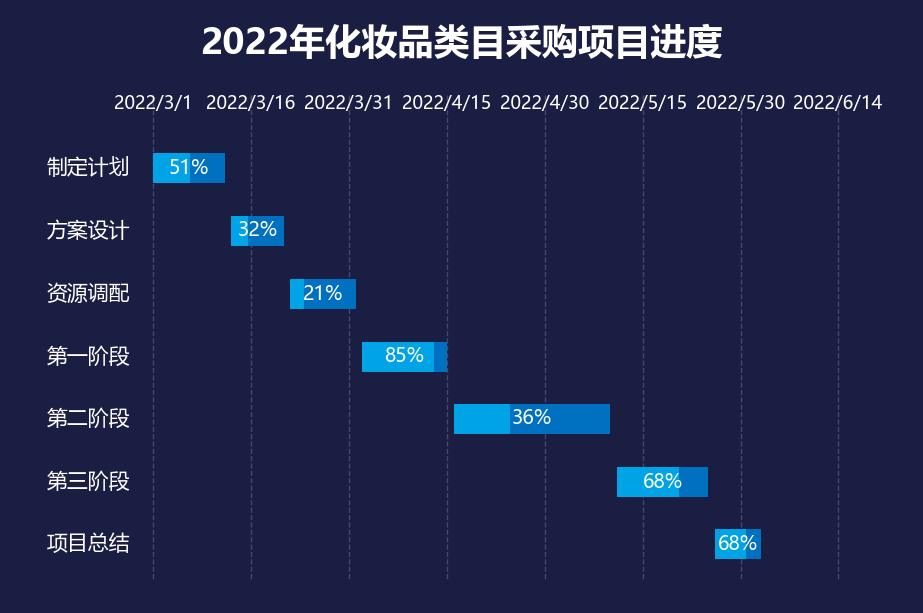

Generate this figure with Python:
# -*- coding: utf-8 -*-
from pathlib import Path
import openpyxl
# 向上查找原始教材目录；只读，不修改 Excel。图形和标签共用同一组单元格值。
HERE = Path(__file__).resolve().parent
SOURCE = next((p for base in HERE.parents for p in base.glob('《*/第二章 图表(前15).xlsx')), None)
if SOURCE is None:
    raise FileNotFoundError('请把本文件夹放在教材 Excel 所在项目目录下。缺少 第二章 图表(前15).xlsx')
wb = openpyxl.load_workbook(SOURCE, data_only=True, read_only=True)
ws = wb['10 甘特图']
def col(letter, start, end):
    values = [ws[f'{letter}{r}'].value for r in range(start, end+1)]
    if any(v is None for v in values):
        raise ValueError(f'缺失数据：{ws.title}!{letter}{start}:{letter}{end}')
    return values

# -*- coding: utf-8 -*-
# 第10图「甘特图」复刻
import numpy as np
import matplotlib
matplotlib.use('Agg')
import matplotlib.pyplot as plt
from matplotlib.patches import Rectangle
import os

matplotlib.rcParams['font.sans-serif'] = ['Microsoft YaHei', 'SimHei']
matplotlib.rcParams['axes.unicode_minus'] = False

BG = '#1A1E43'
BRIGHT = '#00A3E6'
DARK = '#0070C0'
GRID = '#454866'
NOTE = '#D9D9D9'

W, H = 923, 613

tasks = col('B',4,10)
start_day = [(v-ws['C4'].value).days for v in col('C',4,10)]
duration = col('D',4,10)
pct = [round(v*100) for v in col('E',4,10)]

PX_PER_DAY = 98.0/15.0
X0 = 153  # 3/1
BAR_H = 30
ROW_CY = [168, 231, 294, 357, 419, 482, 544]

dates_x = [153, 251, 349, 447, 545, 643, 741, 838]
dates = ['2022/3/1', '2022/3/16', '2022/3/31', '2022/4/15',
         '2022/4/30', '2022/5/15', '2022/5/30', '2022/6/14']

fig = plt.figure(figsize=(W/100, H/100), dpi=100)
fig.patch.set_facecolor(BG)
ax = fig.add_axes([0, 0, 1, 1])
ax.set_xlim(0, W)
ax.set_ylim(H, 0)
ax.set_facecolor(BG)
for s in ax.spines.values():
    s.set_visible(False)
ax.set_xticks([])
ax.set_yticks([])

# vertical gridlines
for x in dates_x:
    ax.plot([x, x], [95, 580], color=GRID, linewidth=1, linestyle='--', zorder=1)

# date labels at top
for i, x in enumerate(dates_x):
    ax.text(x, 95, dates[i], color='white', fontsize=13,
            ha='center', va='top', zorder=5)

for i in range(7):
    sx = X0 + start_day[i] * PX_PER_DAY
    total_w = duration[i] * PX_PER_DAY
    done_w = total_w * pct[i] / 100.0
    ytop = ROW_CY[i] - BAR_H/2
    # bright = done
    ax.add_patch(Rectangle((sx, ytop), done_w, BAR_H, facecolor=BRIGHT, edgecolor='none', zorder=3))
    # dark = remaining
    ax.add_patch(Rectangle((sx+done_w, ytop), total_w-done_w, BAR_H, facecolor=DARK, edgecolor='none', zorder=3))
    # task name left
    ax.text(130, ROW_CY[i], tasks[i], color='white', fontsize=15,
            ha='right', va='center', zorder=5)
    # pct label at boundary
    ax.text(sx + total_w/2, ROW_CY[i], str(pct[i]) + '%', color='white',
            fontsize=14, ha='center', va='center', zorder=5)

# title
ax.text(W/2, 25, '2022年化妆品类目采购项目进度', color='white',
        fontsize=26, fontweight='bold', ha='center', va='top', zorder=5)


out = str(HERE / '甘特图_复刻.png')
os.makedirs(os.path.dirname(out), exist_ok=True)
plt.savefig(out, dpi=100, facecolor=BG, bbox_inches=None, pad_inches=0)
print('saved', out)
